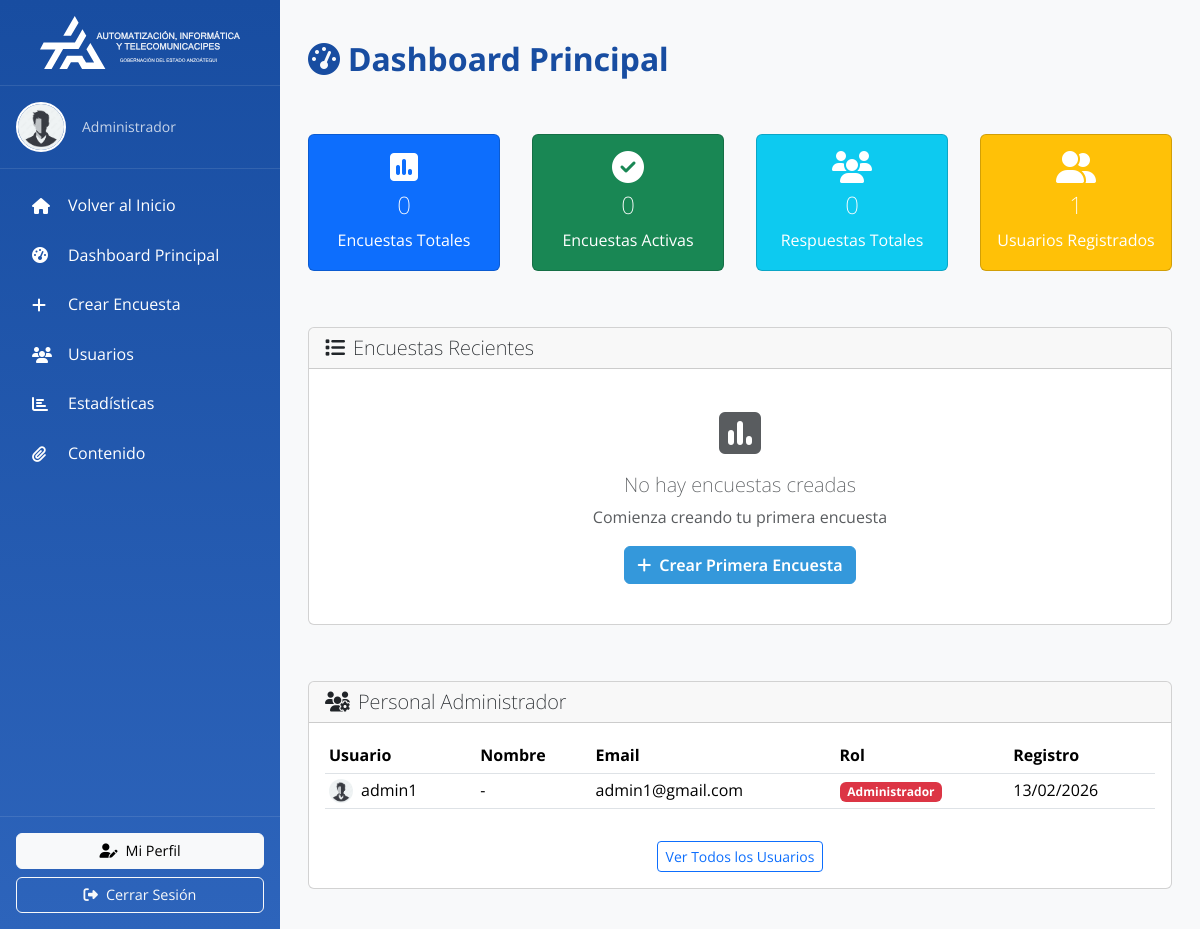
The app's page /polls/manager/ (signed in), older data.
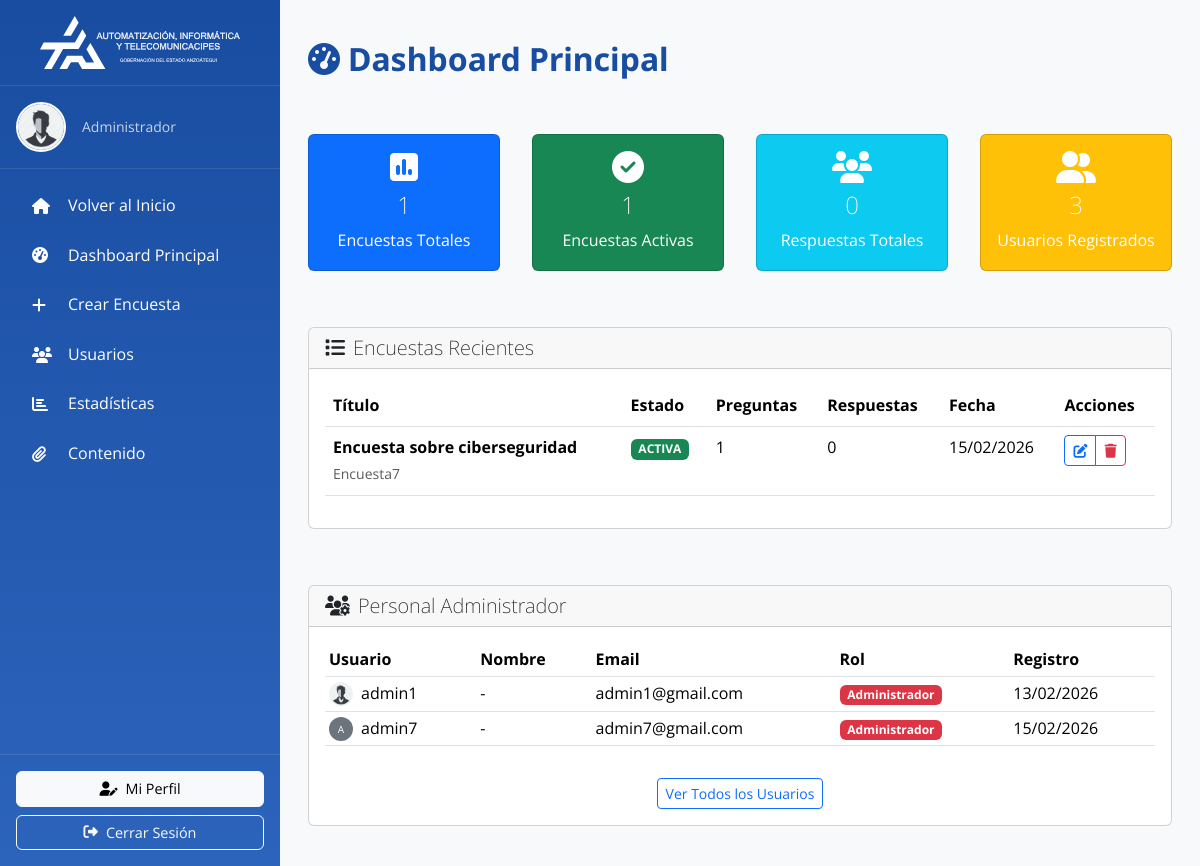
The same page, newer data.
### model_poll/models.py (models this page shows, shortened)
class User(AbstractUser):
    full_name = models.CharField(max_length=255, blank=True, default='')
    profile_image = models.ImageField(upload_to='profiles/', blank=True, null=True)
    rol = models.ForeignKey(Rol, on_delete=models.SET_NULL, null=True, blank=True, related_name="usuarios")

class Rol(models.Model):
    name = models.CharField(max_length=50, unique=True, help_text="Administrador, Trabajador, Usuario")
    descripcion = models.TextField(blank=True, null=True, default='')

class Poll(models.Model):
    class Status(models.TextChoices):
        BORRADOR = 'BORRADOR', 'Borrador'
        ACTIVA = 'ACTIVA', 'Activa'
        CERRADA = 'CERRADA', 'Cerrada'
    created_by = models.ForeignKey(settings.AUTH_USER_MODEL, on_delete=models.SET_NULL, null=True, related_name="encuestas_creadas")
    title = models.CharField(max_length=200)
    description = models.TextField(blank=True, null=True, default='')
    image = models.ImageField(upload_to='polls/', blank=True, null=True)
    status = models.CharField(max_length=20, choices=Status.choices, default=Status.BORRADOR)
    star_date = models.DateTimeField(null=True, blank=True, help_text="Fecha y hora de inicio de la encuesta")
    end_date = models.DateTimeField(null=True, blank=True, help_text="Fecha y hora de finalización de la encuesta")
    def check_and_update_status(self):
        from django.utils import timezone
        now = timezone.now()
        if self.end_date and now > self.end_date and self.status == 'ACTIVA':
            self.status = 'CERRADA'
            self.save(update_fields=['status'])
            return True
        return False

### posts/views.py (the view, shortened to what this page needs)
# urls.py: path('manager/', views.poll_manager, name='poll_manager'),
@login_required
def poll_manager(request):
    if not request.user.rol or request.user.rol.name not in ['Administrador', 'Trabajador']:
        return HttpResponseForbidden("No tienes permisos para acceder a esta página.")
    if request.user.rol.name == 'Administrador':
        polls = Poll.objects.all().order_by('-star_date')
        users = User.objects.all().order_by('username')
        search_query = request.GET.get('search', '')
        role_filter = request.GET.get('role', '')
        if role_filter:
            users = users.filter(rol__name=role_filter)
    else:
        polls = Poll.objects.all().order_by('-star_date')
        users = User.objects.all().order_by('username')
    for poll in polls.filter(status='ACTIVA'):
        poll.check_and_update_status()
    active_polls = polls.filter(status='ACTIVA').count()
    total_responses = Participation.objects.count()
    total_users = User.objects.count()
    context = {
        'polls': polls,
        'users': users,
        'active_polls': active_polls,
        'total_responses': total_responses,
        'total_users': total_users
    }
    return render(request, 'posts/poll_manager.html', context)

### templates/posts/poll_manager.html (shortened to what this page needs)
{% extends "pages/layouts/_base_manage.html" %}
{% load static %}
{% block content %}
<div class="row">
    <div class="col-12">
        <h2 class="fw-bold mb-4" style="color: #184da1;">
            <i class="fas fa-tachometer-alt me-2"></i>Dashboard Principal
        </h2>
    </div>
</div>
<div class="row mb-4">
    <div class="col-md-3">
        <div class="card bg-primary text-white">
            <div class="card-body text-center">
                <i class="fas fa-poll fa-2x mb-2"></i>
                <h4>{{ polls.count }}</h4>
                <p class="mb-0">Encuestas Totales</p>
            </div>
        </div>
    </div>
    <div class="col-md-3">
        <div class="card bg-success text-white">
            <div class="card-body text-center">
                <i class="fas fa-check-circle fa-2x mb-2"></i>
                <h4>{{ active_polls }}</h4>
                <p class="mb-0">Encuestas Activas</p>
            </div>
        </div>
    </div>
    <div class="col-md-3">
        <div class="card bg-info text-white">
            <div class="card-body text-center">
                <i class="fas fa-users fa-2x mb-2"></i>
                <h4>{{ total_responses }}</h4>
                <p class="mb-0">Respuestas Totales</p>
            </div>
        </div>
    </div>
    <div class="col-md-3">
        <div class="card bg-warning text-white">
            <div class="card-body text-center">
                <i class="fas fa-user-friends fa-2x mb-2"></i>
                <h4>{{ total_users }}</h4>
                <p class="mb-0">Usuarios Registrados</p>
            </div>
        </div>
    </div>
</div>
<div class="row">
    <div class="col-12">
        <div class="card">
            <div class="card-header">
                <h5 class="mb-0">
                    <i class="fas fa-list me-2"></i>Encuestas Recientes
                </h5>
            </div>
            <div class="card-body">
                {% if polls %}
                <div class="table-responsive">
                    <table class="table table-hover">
                        <thead>
                            <tr>
                                <th>Título</th>
                                <th>Estado</th>
                                <th>Preguntas</th>
                                <th>Respuestas</th>
                                <th>Fecha</th>
                                <th>Acciones</th>
                            </tr>
                        </thead>
                        <tbody>
                            {% for poll in polls %}
                            <tr{% if forloop.counter > 10 %} style="display: none;"{% endif %}>
                                <td>
                                    <strong>{{ poll.title }}</strong>
                                    {% if poll.description %}
                                    <br><small class="text-muted">{{ poll.description|truncatechars:50 }}</small>
                                    {% endif %}
                                </td>
                                <td>
                                    <span class="badge bg-{% if poll.status == 'ACTIVA' %}success{% elif poll.status == 'BORRADOR' %}warning{% else %}secondary{% endif %}">
                                        {{ poll.status }}
                                    </span>
                                </td>
                                <td>{{ poll.preguntas.count }}</td>
                                <td>{{ poll.participaciones.count }}</td>
                                <td>{{ poll.star_date|date:"d/m/Y" }}</td>
                                <td>
                                    <div class="btn-group btn-group-sm">
                                        <a href="{% url 'posts:edit_poll' poll.id %}" class="btn btn-outline-primary" title="Editar">
                                            <i class="fas fa-edit"></i>
                                        </a>
                                        <button type="button" class="btn btn-outline-danger" title="Eliminar" onclick="confirmDelete('{% url 'posts:delete_poll' poll.id %}', '{{ poll.title|escapejs }}')">
                                            <i class="fas fa-trash"></i>
                                        </button>
                                    </div>
                                </td>
                            </tr>
                            {% endfor %}
                        </tbody>
                    </table>
                </div>
                {% else %}
                <div class="text-center py-4">
                    <i class="fas fa-poll fa-3x text-muted mb-3"></i>
                    <h5 class="text-muted">No hay encuestas creadas</h5>
                    <p class="text-muted">Comienza creando tu primera encuesta</p>
                    <a href="{% url 'posts:create_poll' %}" class="btn btn-primary">
                        <i class="fas fa-plus me-2"></i>Crear Primera Encuesta
                    </a>
                </div>
                {% endif %}
            </div>
        </div>
    </div>
</div>
<div class="row mt-4">
    <div class="col-12">
        <div class="card">
            <div class="card-header">
                <h5 class="mb-0">
                    <i class="fas fa-users-cog me-2"></i>Personal Administrador
                </h5>
            </div>
            <div class="card-body">
                <div class="table-responsive">
                    <table class="table table-sm">
                        <thead>
                            <tr>
                                <th>Usuario</th>
                                <th>Nombre</th>
                                <th>Email</th>
                                <th>Rol</th>
                                <th>Registro</th>
                            </tr>
                        </thead>
                        <tbody>
                            {% for usuario in users|slice:":5" %}
                            {% if usuario.rol.name == 'Administrador' or usuario.rol.name == 'Trabajador' %}
                            <tr>
                                <td>
                                    <div class="d-flex align-items-center">
                                        {% if usuario.profile_image %}
                                            <img src="{{ usuario.profile_image.url }}" class="rounded-circle me-2" width="24" height="24">
                                        {% else %}
                                            <div class="bg-secondary rounded-circle d-flex align-items-center justify-content-center me-2" style="width: 24px; height: 24px;">
                                                <span class="text-white" style="font-size: 10px;">{{ usuario.username|first|upper }}</span>
                                            </div>
                                        {% endif %}
                                        {{ usuario.username }}
                                    </div>
                                </td>
                                <td>{{ usuario.get_full_name|default:"-" }}</td>
                                <td>{{ usuario.email }}</td>
                                <td>
                                    <span class="badge bg-{% if usuario.rol.name == 'Administrador' %}danger{% elif usuario.rol.name == 'Trabajador' %}warning{% else %}secondary{% endif %} badge-sm">
                                        {{ usuario.rol.name|default:"Sin rol" }}
                                    </span>
                                </td>
                                <td>{{ usuario.date_joined|date:"d/m/Y" }}</td>
                            </tr>
                            {% endif %}
                            {% endfor %}
                        </tbody>
                    </table>
                </div>
                <div class="text-center mt-3">
                    <a href="{% url 'posts:user_list' %}" class="btn btn-outline-primary btn-sm">
                        Ver Todos los Usuarios
                    </a>
                </div>
            </div>
        </div>
    </div>
</div>
{% endblock %}

### templates/pages/layouts/_base_manage.html (shortened to what this page needs)
{% load static %}
<!DOCTYPE html>
<html lang="es">
<head>
    <link rel="stylesheet" href="https://cdnjs.cloudflare.com/ajax/libs/font-awesome/6.4.0/css/all.min.css">
    <link href="https://cdn.jsdelivr.net/npm/bootstrap@5.3.2/dist/css/bootstrap.min.css" rel="stylesheet">
    <link rel="stylesheet" href="{% static 'css/styles.css' %}">
</head>
<body>
    <div class="d-flex" style="min-height: 100vh;">
        <div class="d-flex flex-column" style="width: 280px; background: linear-gradient(180deg, #184da1 0%, #2D64BB 100%); box-shadow: 2px 0 10px rgba(0,0,0,0.1);">
            <div class="p-3 text-center border-bottom" style="border-color: rgba(255,255,255,0.1) !important;">
                <img src="{% static 'SVG/AIT White lateral.svg' %}" alt="Logo AIT" style="max-width: 200px; width: 100%;">
            </div>
            <div class="p-3 border-bottom" style="border-color: rgba(255,255,255,0.1) !important;">
                <div class="d-flex align-items-center text-white">
                    {% if user.profile_image %}
                        <img src="{{ user.profile_image.url }}" class="rounded-circle me-3" width="50" height="50" style="object-fit: cover; border: 2px solid white;">
                    {% else %}
                        <div class="rounded-circle d-flex align-items-center justify-content-center me-3" style="width: 50px; height: 50px; background: rgba(255,255,255,0.2); border: 2px solid white;">
                            <i class="fas fa-user" style="font-size: 20px;"></i>
                        </div>
                    {% endif %}
                    <div class="flex-grow-1">
                        <small class="opacity-75">{{ user.rol.name|default:"Usuario" }}</small>
                    </div>
                </div>
            </div>
            <div class="flex-grow-1 p-3">
                <ul class="nav nav-pills flex-column">
                    <li class="nav-item mb-2">
                        <a class="nav-link text-white d-flex align-items-center" href="{% url 'home' %}" style="transition: all 0.2s;">
                            <i class="fas fa-home me-3" style="width: 20px;"></i>Volver al Inicio
                        </a>
                    </li>
                    <li class="nav-item mb-2">
                        <a class="nav-link text-white d-flex align-items-center" href="{% url 'posts:poll_manager' %}" style="transition: all 0.2s;">
                            <i class="fas fa-tachometer-alt me-3" style="width: 20px;"></i>Dashboard Principal
                        </a>
                    </li>
                    <li class="nav-item mb-2">
                        <a class="nav-link text-white d-flex align-items-center" href="{% url 'posts:create_poll' %}" style="transition: all 0.2s;">
                            <i class="fas fa-plus me-3" style="width: 20px;"></i>Crear Encuesta
                        </a>
                    </li>
                    <li class="nav-item mb-2">
                        <a class="nav-link text-white d-flex align-items-center" href="{% url 'posts:user_list' %}" style="transition: all 0.2s;">
                            <i class="fas fa-users me-3" style="width: 20px;"></i>Usuarios
                        </a>
                    </li>
                    <li class="nav-item mb-2">
                        <a class="nav-link text-white d-flex align-items-center" href="{% url 'posts:poll_statistics' %}" style="transition: all 0.2s;">
                            <i class="fas fa-chart-bar me-3" style="width: 20px;"></i>Estadísticas
                        </a>
                    </li>
                    <li class="nav-item mb-2">
                        <a class="nav-link text-white d-flex align-items-center" href="{% url 'posts:content_manager' %}" style="transition: all 0.2s;">
                            <i class="fas fa-paperclip me-3" style="width: 20px;"></i>Contenido
                        </a>
                    </li>
                </ul>
            </div>
            <div class="p-3 border-top" style="border-color: rgba(255,255,255,0.1) !important;">
                <a href="{% url 'profile' %}" class="btn btn-light w-100 mb-2 d-flex align-items-center justify-content-center" style="font-size: 0.9rem;">
                    <i class="fas fa-user-edit me-2"></i>Mi Perfil
                </a>
                <a href="{% url 'logout' %}" class="btn btn-outline-light w-100 d-flex align-items-center justify-content-center" style="font-size: 0.9rem;">
                    <i class="fas fa-sign-out-alt me-2"></i>Cerrar Sesión
                </a>
            </div>
        </div>
        <div class="flex-grow-1" style="background-color: #f8f9fa;">
            <div class="p-4">
                {% block content %}
                {% endblock %}
            </div>
        </div>
    </div>
</body>
</html>

### static/css/styles.css (style rules this page uses)
* { margin: 0; padding: 0; box-sizing: border-box; }
body { font-family: 'Open Sans', Arial, sans-serif; font-weight: 400; line-height: 1.6; color: #333; }
h1, h2, h3, h4, h5, h6 { font-family: 'Noto Sans', sans-serif !important; font-weight: 200; }
h2 { color: #2c3e50; margin-bottom: 1rem; }
p { margin-bottom: 1rem; }
html, body { margin: 0; padding: 0; overflow-x: hidden; }
body { min-height: 100vh; }
[class*="col-"] { padding: 1rem; }

Row changes from the older to the newer data that the page shows:
added Poll: title "Encuesta sobre ciberseguridad", description "Encuesta7", status "ACTIVA", preguntas.count "1", participaciones.count "0", star_date "15/02/2026"
added User: username|first "A", username "admin7", get_full_name "-", email "admin7@gmail.com", rol.name "Administrador", date_joined "15/02/2026"
Text that changed along with them:
{{ polls.count }}: "0" → "1"
{{ active_polls }}: "0" → "1"
{{ total_users }}: "1" → "3"
text no longer shown: "No hay encuestas creadas Comienza creando tu primera encuesta Crear Primera Encuesta"
text now shown: "Título Estado Preguntas Respuestas Fecha Acciones"
